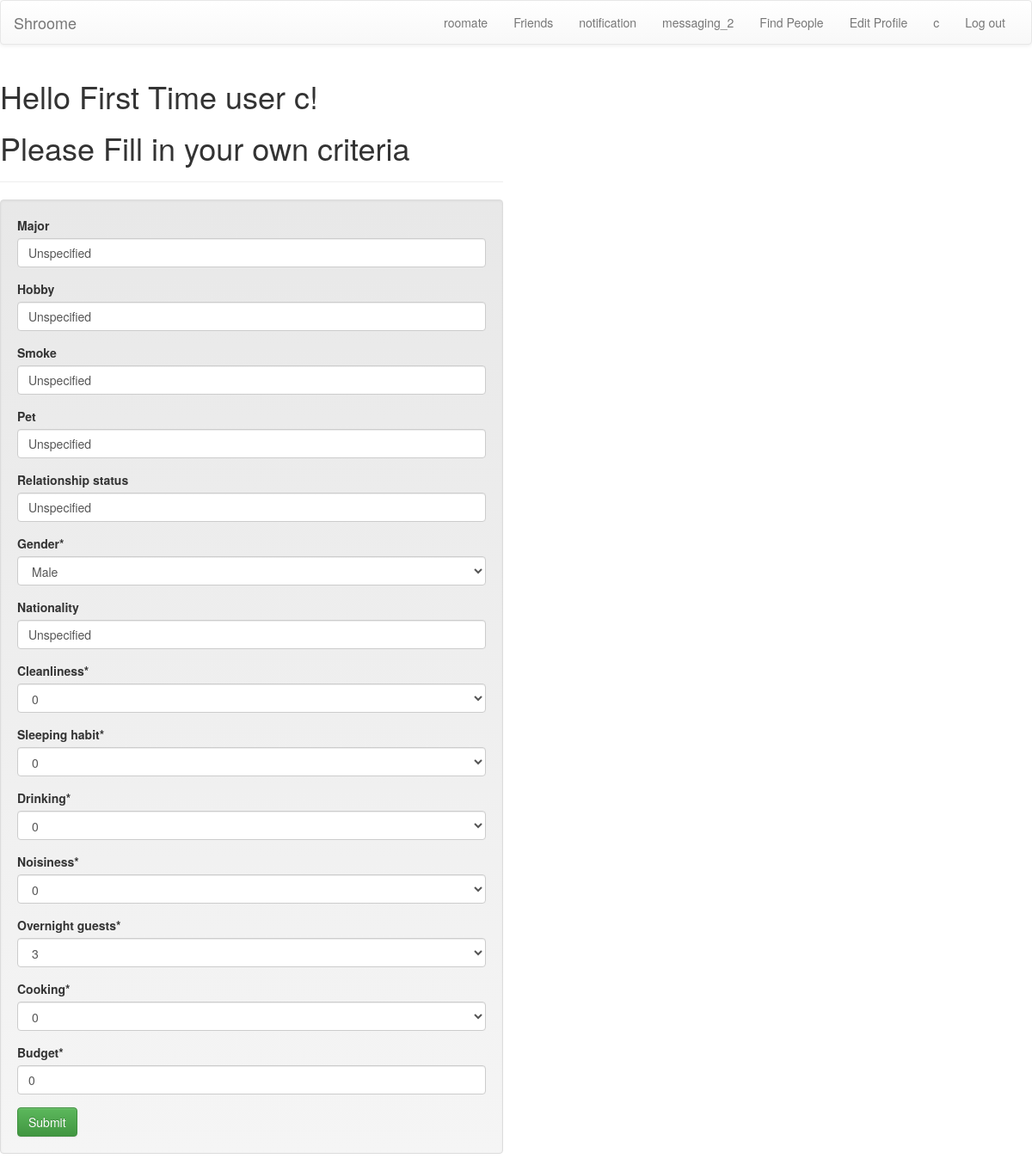
/my_criteria/ (signed in), run on the app's committed database.
### roomate/models.py (models this page shows)
class Criteria(models.Model):
	user_uuid = models.UUIDField(default=uuid.uuid4, editable=False)
	major = models.CharField(max_length=50,null=True,blank=True,default = "Unspecified")
	hobby = models.CharField(max_length=50,null=True,blank=True,default = "Unspecified")
	smoke = models.CharField(max_length=50,null=True,blank=True,default = "Unspecified")
	pet = models.CharField(max_length=50,null=True,blank=True,default = "Unspecified")
	relationship_status = models.CharField(max_length=50,null=True,blank=True,default = "Unspecified")
	gender = models.CharField(max_length=1,choices=constants.GENDER_CHOICES,default='U')
	nationality = models.CharField(max_length=50,null=True,blank=True,default = "Unspecified")
	cleanliness = models.IntegerField(choices= constants.LEVEL,default = 0)
	sleeping_habit = models.IntegerField(choices= constants.LEVEL,default = 0)
	drinking = models.IntegerField(choices= constants.LEVEL,default = 0)
	noisiness = models.IntegerField(choices= constants.LEVEL,default = 0)
	overnight_guests = models.IntegerField(choices= constants.LEVEL,default = 0)
	cooking = models.IntegerField(choices= constants.LEVEL,default = 0)
	budget = models.IntegerField(default = 0)

### userprofile/views.py (the view)
# urls.py: url(r'^my_criteria/$','userprofile.views.my_criteria',name='my_criteria'),
def my_criteria(request):
	my_profile = Profile.objects.get(user= request.user)
	form = CriteriaForm(request.POST or None,instance = my_profile.myCriteria)
	if form.is_valid():
		myCriteriaForm = form.save()
		my_profile.myCriteria = myCriteriaForm
		my_profile.save()
	context = {"myprofile":my_profile,"form":form}
	return render(request,'my_criteria.html',context)

### roomate/forms.py
class CriteriaForm(ModelForm):
	class Meta:
		model = Criteria
		exclude = ['user_uuid']

### templates/my_criteria.html
{% load crispy_forms_tags %}
<!DOCTYPE html>
<html>
	<head>
	</head>
	<body>
		{% include 'navbar.html' %}
		  <div class="row">
		    <div class="col-md-6">
		    	<h1>Hello First Time user {{user.username}}!</h1>
		    	<h1>Please Fill in your own criteria</h1>
		    	<hr/>
				<div class="well">
				    	<form action="" method="post" enctype="multipart/form-data">{% csrf_token %}
							{{ form | crispy }}
					        <input class='btn btn-success' type="submit" value="Submit" />
           				</form>
		    	</div>
		    </div>
		  </div>
	</body>
</html>

### templates/navbar.html (shortened to what this page needs)
{% load crispy_forms_tags %}
  <link rel="stylesheet" href="https://maxcdn.bootstrapcdn.com/bootstrap/3.3.5/css/bootstrap.min.css">
  <link rel="stylesheet" href="https://maxcdn.bootstrapcdn.com/bootstrap/3.3.5/css/bootstrap-theme.min.css">
  <link rel="stylesheet" href="">
<nav class="navbar navbar-default ">
    <div class="container-fluid">
        <div class="navbar-header">
            <a class="navbar-brand" href="/">Shroome</a>
        </div>
        <div class="collapse navbar-collapse" id="navbar-collapse">
            <ul class="nav navbar-nav navbar-right ">
				{% if user.is_authenticated %}
          <li class = "navbar-menu"><a href="http://{{ request.get_host }}/roomate">roomate</a></li>
			        <li class = "navbar-menu"><a href="http://{{ request.get_host }}/show_friends/"> Friends</a></li>
					<li class = "navbar-menu"><a href="http://{{ request.get_host }}/notification/">notification</a></li>
 					<li class = "navbar-menu"><a href="http://{{ request.get_host }}/messaging_2/">messaging_2</a></li>
					<li class = "navbar-menu"><a href="http://{{ request.get_host }}/find_people/">Find People</a></li>
			        <li class = "navbar-menu"><a href="http://{{ request.get_host }}/edit_profile/"> Edit Profile</a></li>
			        <li class = "navbar-menu"><a href="http://{{ request.get_host }}/myprofile/"> {{user.username}}</a></li>
			        <li class = "navbar-menu" id = "logout-button"><a href="http://{{ request.get_host }}/logout/">Log out</a></li>
			    {% endif %}
  			</ul>
        </div>
    </div>
</nav>

### data on the page
Criteria: major "Unspecified", hobby "Unspecified", smoke "Unspecified", pet "Unspecified", relationship_status "Unspecified", gender "Male", nationality "Unspecified", cleanliness "0", sleeping_habit "0", drinking "0", noisiness "0", overnight_guests "3", cooking "0", budget "0"

### other printed values
{{ user.username }} "c"
